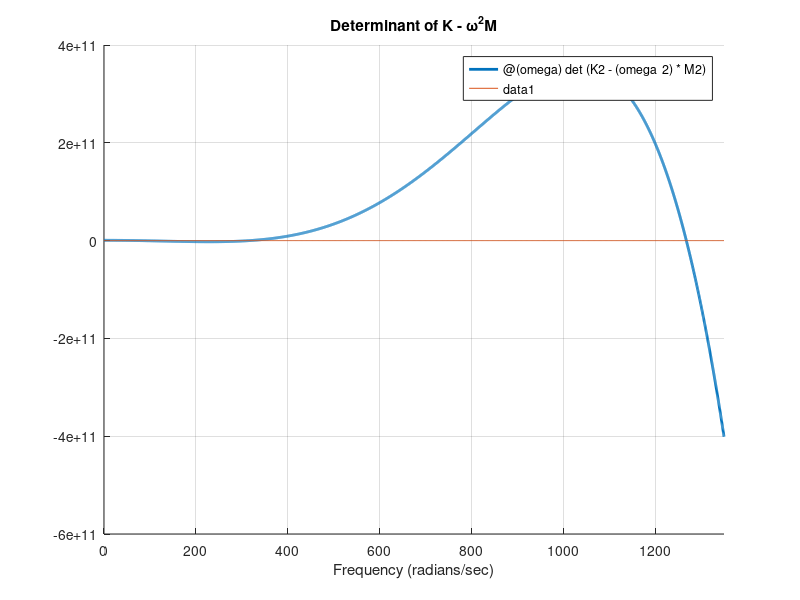

Write MATLAB code to recreate this figure.
% calculate the eigenfrequencies of the system based on the 2-node bar model
clear all;
clc;

L   = 12;        % inches, shaker-start-tail span
w   = 1;         % inch, width (all members)
h   = 1/8;       % inch, fuselage and wing thickness
h_E = 1/4;       % inch, elevator thickness
h_R = 0.040;     % inch, rudder thickness
E   = 10175000;  % lb/in^2 (70 GPA), modulus of elasticity
r   = 0.0002505; % lb * sec^2/in^4 (mass density)

A = w*h;
Izz = w*h^3/12;

% idk what these represent
cm2 = r*A*L/100800;
ck2 = 4*E*Izz/L^3;

MT = 1.131*r;
ST = 0.5655*r;
IT = 23.124*r;

% mass and stiffness matricies
M2 = cm2*[19272  1458*L  5928  -642*L    0     0;
          1458*L 172*L^2 642*L -73*L^2   0     0;
          5928   642*L   38544  0       5928  -642*L;
          -642*L -73*L   0      344*L^2 642*L -73*L^3;
          0       0      5928   642*L   19272 -1458*L;
          0       0     -642*L -73*L^2 -1458*L 172*L^2] ...
...
       + [0       0      0      0       0      0;
          0       0      0      0       0      0;
          0       0      0      0       0      0;
          0       0      0      0       0      0;
          0       0      0      0       MT     ST;
          0       0      0      0       ST     IT];

K2 = ck2*[24  6*L   -24  6*L    0   0;
          6*L 2*L^2 -6*L L^2    0   0;
         -24 -6*L    48  0     -24  6*L;
          6*L L^2    0   4*L^2 -6*L L^2;
          0   0     -24 -6*L    24 -6*L;
          0   0      6*L L^2   -6*L 2*L^2];

% first node is fixed, so it's removed
M2 = M2(3:end, 3:end);
K2 = K2(3:end, 3:end);

f = @(omega) det(K2 - (omega^2)*M2); % eigenfrequencies are where the determinant is zero

% scroll through all the frequencies and figure out where the function crosses zero
prev = 1;
count = 0;
freq = 0.01;
while count < 3
  this = f(freq);
  if prev * this < 0 % change sign
    fprintf('%f Hz\n', freq/(2*pi));
    count = count + 1;
  end
  prev = this;
  freq = freq + 0.005;
end

% plot things
figure; hold on; grid on;
omega_range = 0:1350;
prev_o = 0;
prev_f = 0;
fplot(f, [min(omega_range), max(omega_range)], 'linewidth', 2)
plot(omega_range, zeros(1, length(omega_range)));
xlabel('Frequency (radians/sec)')
title('Determinant of K - \omega^2M')
